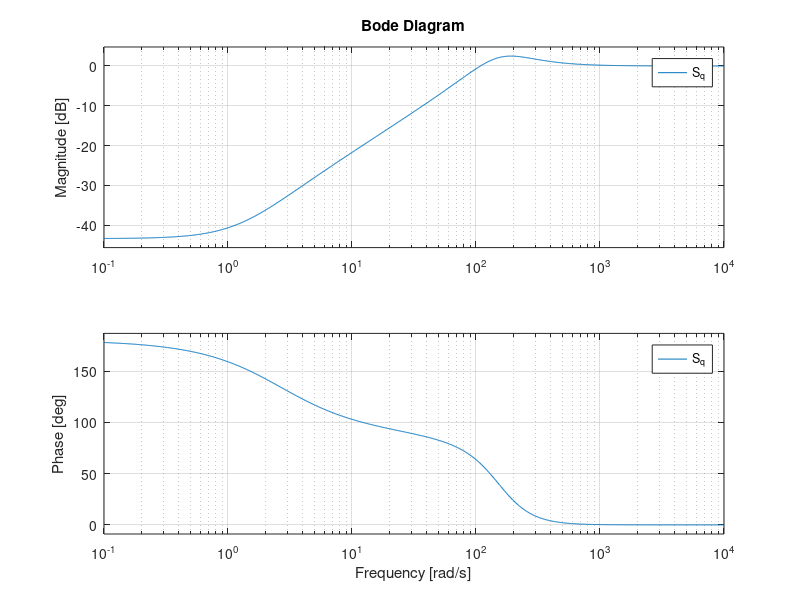

The MATLAB script that drew this image:
clc; clear all;
s = tf('s');
%% Control de ángulo por loop shaping
%Transferencia de fuerza carrito a ángulo
G_q = 0.1763/((s-1.47)*(s+1.47));
%Grafico bode de la planta
bode(G_q);
%Notar que hay un polo en el semiplano derecho. La teoría nos dice que la
%frecuencia de cruce debe estar 1.766 veces más arriba que el polo en el
%semiplano derecho.
%Notar también que el bode de la planta presenta inversión de fase para
%todas las frecuencias. Se coloca un cero en -1.47*1.766 para proveer adelanto de
%fase alrededor de la frecuencia de cruce deseada. Se coloca un polo en
%-100 para hacer al controlador realizable.
bode(G_q*((s+(1.47*1.7666)/(s+100))));
%Se halla la frecuencia en donde el margen de fase es de 60 grados, se
%observa que se debe levantar la magnitud por 68.8db para obtener cruce en
%esa frecuencia.
%Se valida el diseño.
bode(G_q*(db2mag(90.4+12.5)*(s+(1.47*1.7666))/(s+200)));
C_q = (db2mag(90.4+12.5)*(s+(1.47*1.7666))/(s+200));
[C_q_n, C_q_d] = tfdata(C_q,'v');
%Se analiza la función de sensibilidad
L_q = G_q*C_q;
S_q = 1/(1+L_q);
T_q = L_q/(1+L_q);
bode(S_q);
%Se observa que el pico de la función de sensibilidad es de 2.4db = 1.3, esto
%brinda un buen margen de estabilidad.
%Simulando con simscape se puede observar que el ángulo del pendulo es
%correctamente estabilizado, sin embargo la posición del carrito presenta
%drift.

%% Control de posición en cascada por loop shaping
%Transferencia de fuerza de carrito a posición con realimentación en el
%ángulo
G_p = (0.94101 * (s+200) * (s+1.356) * (s-1.356)) / (s^2 * (s+2.635) * (s^2 + 197.4*s + 2.409e04));
%Notar que hay un cero en el semiplano derecho en 1.356 rad/s. La teoría nos indica que la
%frecuencia de cruce debe estar por debajo de 0.6 veces la frecuencia del
%polo en el semiplano derecho que sería alrededor de 0.5 rad/s.

%??? a ghersin en clase no le da tan fea la trasferencia esta, no se que
%hacer ya intente de todo
